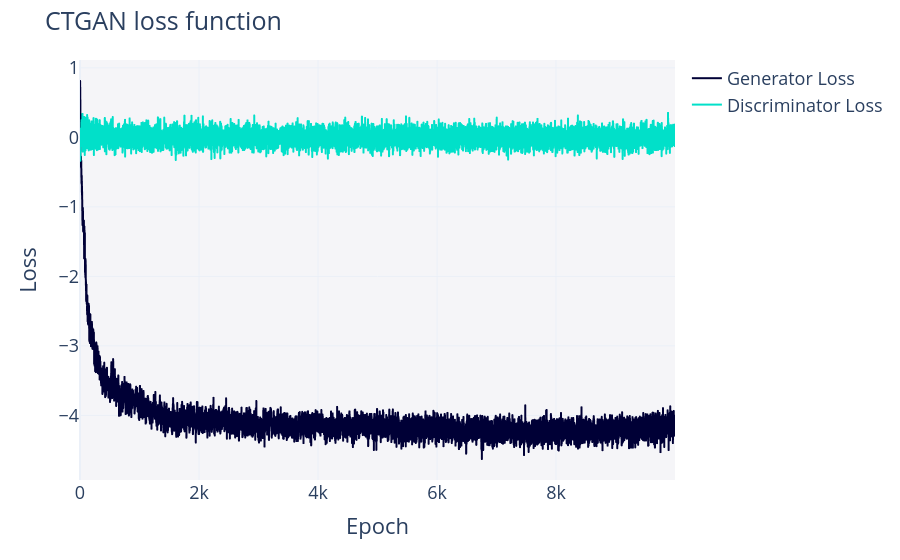

Write notebook code for a chart like this one.
### Markdown cell above
## 4.3 CTGAN loss function visualisation

### Code cell
loss_function_viz = synthesizer.get_loss_values_plot()
loss_function_viz.write_image('DATA/figures/ctgan_loss_function.png')
loss_function_viz.show()

### Figure 1 — Plotly figure (JSON) as saved in the notebook; plotly's stock layout.template omitted (floating-point values rounded to 4 significant figures; data arrays with more than 128 entries replaced by an {"elided": "..."} marker saying what was removed)
{"data": [{"hovertemplate": "variable=Generator Loss<br>Epoch=%{x}<br>value=%{y}<extra></extra>", "legendgroup": "Generator Loss", "line": {"color": "#000036", "dash": "solid"}, "marker": {"symbol": "circle"}, "mode": "lines", "name": "Generator Loss", "showlegend": true, "type": "scattergl", "x": {"elided": "10000 int values"}, "xaxis": "x", "y": {"elided": "10000 float values"}, "yaxis": "y"}, {"hovertemplate": "variable=Discriminator Loss<br>Epoch=%{x}<br>value=%{y}<extra></extra>", "legendgroup": "Discriminator Loss", "line": {"color": "#01E0C9", "dash": "solid"}, "marker": {"symbol": "circle"}, "mode": "lines", "name": "Discriminator Loss", "showlegend": true, "type": "scattergl", "x": {"elided": "10000 int values"}, "xaxis": "x", "y": {"elided": "10000 float values"}, "yaxis": "y"}], "layout": {"font": {"size": 18}, "legend": {"orientation": "v", "title": {"text": ""}, "tracegroupgap": 0}, "margin": {"t": 60}, "plot_bgcolor": "#F5F5F8", "title": {"text": "CTGAN loss function"}, "xaxis": {"anchor": "y", "domain": [0, 1], "title": {"text": "Epoch"}}, "yaxis": {"anchor": "x", "domain": [0, 1], "title": {"text": "Loss"}}}}
